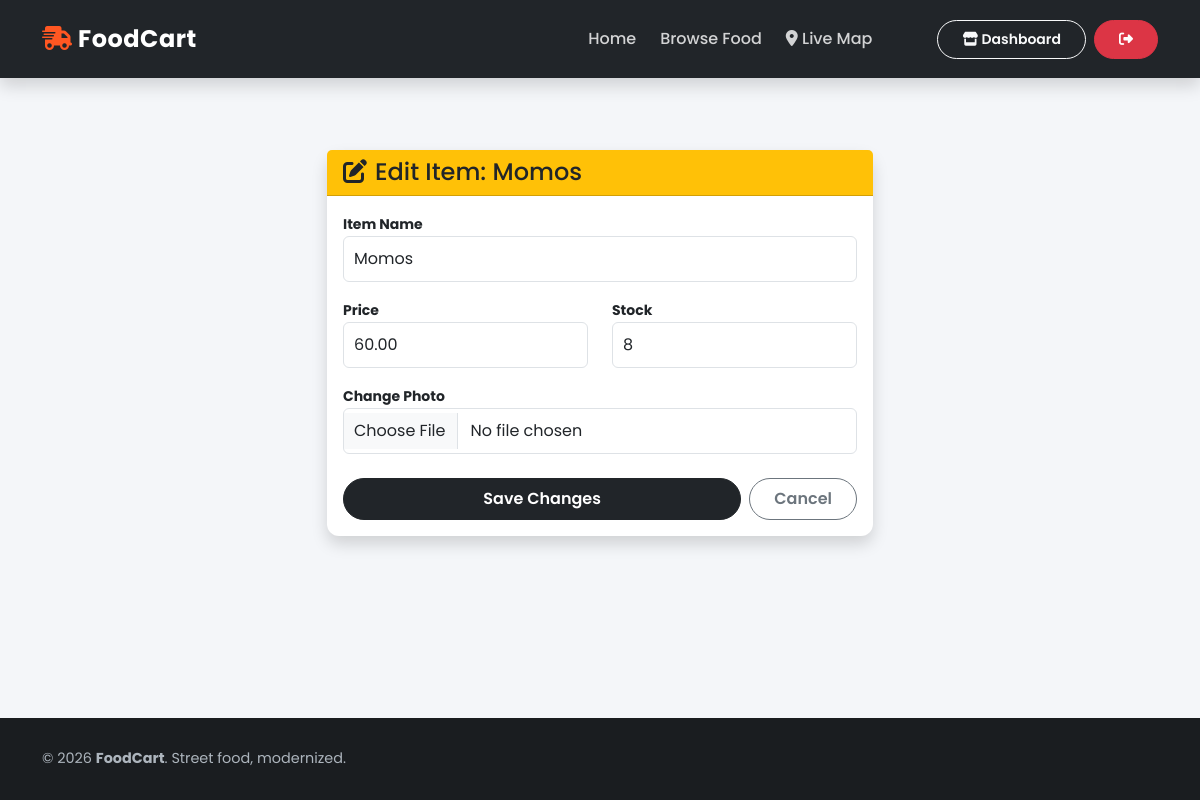
/vendor/menu/edit/1/ (signed in), run on the app's committed database.
### vendor/models.py (models this page shows, shortened)
class MenuItem(models.Model):
    cart = models.ForeignKey(FoodCart, on_delete=models.CASCADE, related_name='items')
    name = models.CharField(max_length=100)
    price = models.DecimalField(max_digits=6, decimal_places=2)
    stock_qty = models.IntegerField(default=20)
    image = models.ImageField(upload_to='menu_images/', blank=True, null=True)
    is_available = models.BooleanField(default=True)

### vendor/views.py (the view)
# urls.py: path('menu/edit/<int:item_id>/', views.edit_menu_item, name='edit_menu_item'),
@login_required
def edit_menu_item(request, item_id):
    item = get_object_or_404(MenuItem, id=item_id, cart=request.user.foodcart)
    if request.method == 'POST':
        form = MenuItemForm(request.POST, request.FILES, instance=item)
        if form.is_valid():
            form.save()
            messages.success(request, "Item updated successfully!")
            return redirect('manage_menu')
    else:
        form = MenuItemForm(instance=item)
    return render(request, 'vendor/edit_menu_item.html', {'form': form, 'item': item})

### vendor/forms.py
class MenuItemForm(forms.ModelForm):
    class Meta:
        model = MenuItem
        fields = ['name', 'price', 'stock_qty', 'image'] # Include image
        widgets = {
            'name': forms.TextInput(attrs={'class': 'form-control'}),
            'price': forms.NumberInput(attrs={'class': 'form-control'}),
            'stock_qty': forms.NumberInput(attrs={'class': 'form-control'}),
            'image': forms.FileInput(attrs={'class': 'form-control'}),
        }

### templates/vendor/edit_menu_item.html (shortened to what this page needs)
{% extends 'core/base.html' %}
{% block content %}
<div class="row justify-content-center mt-5">
    <div class="col-md-6">
        <div class="card shadow">
            <div class="card-header bg-warning text-dark">
                <h4 class="mb-0"><i class="fas fa-edit me-2"></i>Edit Item: {{ item.name }}</h4>
            </div>
            <div class="card-body">
                <form method="post" enctype="multipart/form-data">
                    <div class="mb-3">
                        <label class="fw-bold small">Item Name</label>
                        {{ form.name }}
                    </div>
                    <div class="row">
                        <div class="col-6 mb-3">
                            <label class="fw-bold small">Price</label>
                            {{ form.price }}
                        </div>
                        <div class="col-6 mb-3">
                            <label class="fw-bold small">Stock</label>
                            {{ form.stock_qty }}
                        </div>
                    </div>
                    <div class="mb-4">
                        <label class="fw-bold small">Change Photo</label>
                        {{ form.image }}
                    </div>
                    <div class="d-flex gap-2">
                        <button type="submit" class="btn btn-dark flex-grow-1">Save Changes</button>
                        <a href="{% url 'manage_menu' %}" class="btn btn-outline-secondary">Cancel</a>
                    </div>
                </form>
            </div>
        </div>
    </div>
</div>
{% endblock %}

### templates/core/base.html (style rules this page uses)
body { background-color: #f4f6f9; font-family: 'Poppins', sans-serif; min-height: 100vh; display: flex; flex-direction: column; }
.btn { border-radius: 50px; padding: 8px 24px; font-weight: 600; transition: all 0.6s ease; text-transform: capitalize; }
.card { border: none; border-radius: 12px; transition: transform 0.4s ease, box-shadow 0.4s ease; }

### data on the page
MenuItem: name "Momos", price "60.00", stock_qty "8"
